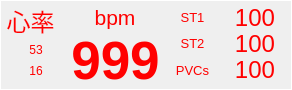
  <widget class="QFrame" name="m_frame_ECG">
   <property name="geometry">
    <rect>
     <x>730</x>
     <y>146</y>
     <width>292</width>
     <height>90</height>
    </rect>
   </property>
   <property name="font">
    <font>
     <family>WenQuanYi Micro Hei</family>
    </font>
   </property>
   <property name="autoFillBackground">
    <bool>false</bool>
   </property>
   <property name="styleSheet">
    <string notr="true">color:red;
border-color: rgb(255, 255, 255);
border-width:1px;
border-style:solid;</string>
   </property>
   <property name="frameShape">
    <enum>QFrame::StyledPanel</enum>
   </property>
   <property name="frameShadow">
    <enum>QFrame::Plain</enum>
   </property>
   <widget class="QLabel" name="TextLabel_XinLv">
    <property name="geometry">
     <rect>
      <x>5</x>
      <y>5</y>
      <width>51</width>
      <height>30</height>
     </rect>
    </property>
    <property name="font">
     <font>
      <pointsize>18</pointsize>
     </font>
    </property>
    <property name="styleSheet">
     <string notr="true">border-style:none;</string>
    </property>
    <property name="text">
     <string>心率</string>
    </property>
    <property name="alignment">
     <set>Qt::AlignCenter</set>
    </property>
   </widget>
   <widget class="QLabel" name="TextLabel_XinLv_ShangXian">
    <property name="geometry">
     <rect>
      <x>20</x>
      <y>40</y>
      <width>32</width>
      <height>20</height>
     </rect>
    </property>
    <property name="styleSheet">
     <string notr="true">border-style:none;</string>
    </property>
    <property name="text">
     <string>53</string>
    </property>
    <property name="alignment">
     <set>Qt::AlignCenter</set>
    </property>
   </widget>
   <widget class="QLabel" name="TextLabel_XinLv_XiaXian">
    <property name="geometry">
     <rect>
      <x>20</x>
      <y>61</y>
      <width>32</width>
      <height>20</height>
     </rect>
    </property>
    <property name="styleSheet">
     <string notr="true">border-style:none;</string>
    </property>
    <property name="text">
     <string>16</string>
    </property>
    <property name="alignment">
     <set>Qt::AlignCenter</set>
    </property>
   </widget>
   <widget class="QLabel" name="TextLabel_XinLv_bpm">
    <property name="geometry">
     <rect>
      <x>90</x>
      <y>5</y>
      <width>50</width>
      <height>25</height>
     </rect>
    </property>
    <property name="font">
     <font>
      <pointsize>16</pointsize>
     </font>
    </property>
    <property name="styleSheet">
     <string notr="true">border-style:none;</string>
    </property>
    <property name="text">
     <string>bpm</string>
    </property>
    <property name="alignment">
     <set>Qt::AlignCenter</set>
    </property>
   </widget>
   <widget class="QLabel" name="TextLabel_XinLv_value">
    <property name="geometry">
     <rect>
      <x>60</x>
      <y>31</y>
      <width>111</width>
      <height>57</height>
     </rect>
    </property>
    <property name="font">
     <font>
      <pointsize>40</pointsize>
      <weight>75</weight>
      <bold>true</bold>
     </font>
    </property>
    <property name="layoutDirection">
     <enum>Qt::RightToLeft</enum>
    </property>
    <property name="styleSheet">
     <string notr="true">border-style:none;</string>
    </property>
    <property name="midLineWidth">
     <number>1</number>
    </property>
    <property name="text">
     <string>999</string>
    </property>
    <property name="textFormat">
     <enum>Qt::RichText</enum>
    </property>
    <property name="alignment">
     <set>Qt::AlignCenter</set>
    </property>
   </widget>
   <widget class="QLabel" name="TextLabel_XinLv_QiBo">
    <property name="geometry">
     <rect>
      <x>170</x>
      <y>57</y>
      <width>45</width>
      <height>26</height>
     </rect>
    </property>
    <property name="font">
     <font>
      <pointsize>10</pointsize>
     </font>
    </property>
    <property name="autoFillBackground">
     <bool>false</bool>
    </property>
    <property name="styleSheet">
     <string notr="true">border-style:none;</string>
    </property>
    <property name="text">
     <string>PVCs</string>
    </property>
    <property name="alignment">
     <set>Qt::AlignCenter</set>
    </property>
   </widget>
   <widget class="QLabel" name="TextLabel_XinLv_STkaiguan1">
    <property name="geometry">
     <rect>
      <x>170</x>
      <y>5</y>
      <width>45</width>
      <height>25</height>
     </rect>
    </property>
    <property name="font">
     <font>
      <pointsize>10</pointsize>
     </font>
    </property>
    <property name="styleSheet">
     <string notr="true">border-style:none;</string>
    </property>
    <property name="text">
     <string>ST1</string>
    </property>
    <property name="alignment">
     <set>Qt::AlignCenter</set>
    </property>
   </widget>
   <widget class="QLabel" name="TextLabel_XinLv_STkaiguan2">
    <property name="geometry">
     <rect>
      <x>170</x>
      <y>31</y>
      <width>45</width>
      <height>25</height>
     </rect>
    </property>
    <property name="font">
     <font>
      <pointsize>10</pointsize>
     </font>
    </property>
    <property name="styleSheet">
     <string notr="true">border-style:none;</string>
    </property>
    <property name="text">
     <string>ST2</string>
    </property>
    <property name="alignment">
     <set>Qt::AlignCenter</set>
    </property>
   </widget>
   <widget class="QLabel" name="TextLabel_XinLv_QiBo_KaiGuan">
    <property name="geometry">
     <rect>
      <x>230</x>
      <y>57</y>
      <width>50</width>
      <height>26</height>
     </rect>
    </property>
    <property name="font">
     <font>
      <pointsize>18</pointsize>
     </font>
    </property>
    <property name="styleSheet">
     <string notr="true">border-style:none;</string>
    </property>
    <property name="text">
     <string>100</string>
    </property>
    <property name="alignment">
     <set>Qt::AlignCenter</set>
    </property>
   </widget>
   <widget class="QLabel" name="TextLabel_XinLv_STkaiguan1_Text">
    <property name="geometry">
     <rect>
      <x>230</x>
      <y>5</y>
      <width>50</width>
      <height>25</height>
     </rect>
    </property>
    <property name="font">
     <font>
      <pointsize>18</pointsize>
     </font>
    </property>
    <property name="styleSheet">
     <string notr="true">border-style:none;</string>
    </property>
    <property name="text">
     <string>100</string>
    </property>
    <property name="alignment">
     <set>Qt::AlignCenter</set>
    </property>
   </widget>
   <widget class="QLabel" name="TextLabel_XinLv_STkaiguan2_Text">
    <property name="geometry">
     <rect>
      <x>230</x>
      <y>31</y>
      <width>50</width>
      <height>25</height>
     </rect>
    </property>
    <property name="font">
     <font>
      <pointsize>18</pointsize>
     </font>
    </property>
    <property name="styleSheet">
     <string notr="true">border-style:none;</string>
    </property>
    <property name="text">
     <string>100</string>
    </property>
    <property name="alignment">
     <set>Qt::AlignCenter</set>
    </property>
   </widget>
  </widget>
